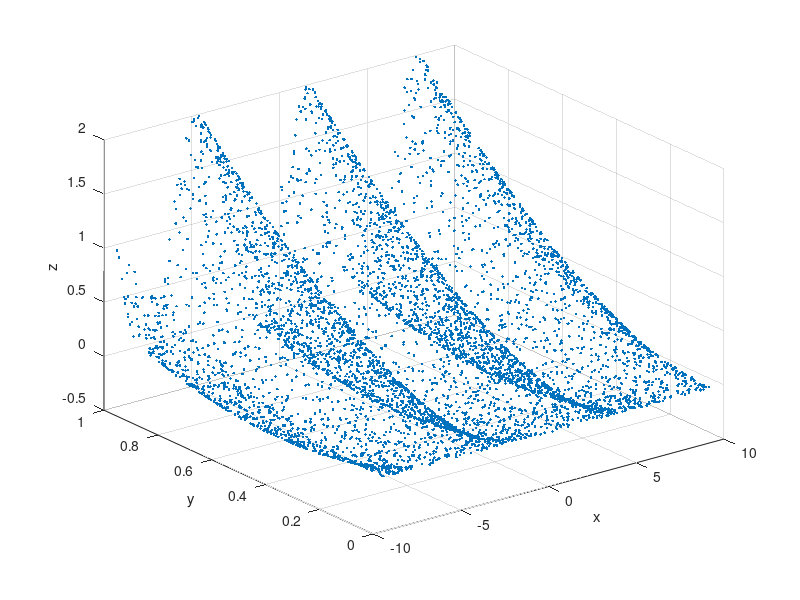

Recreate this plot in MATLAB.
clc;
clear all;
x=-3*pi:0.003:3*pi;
[sat sut]=size(x);
y=rand(sat,sut);
z=sin(x).*y+(y.^2)
figure()
plot3(x,y,z,'.')
grid on
xlabel('x')
ylabel('y')
zlabel('z')